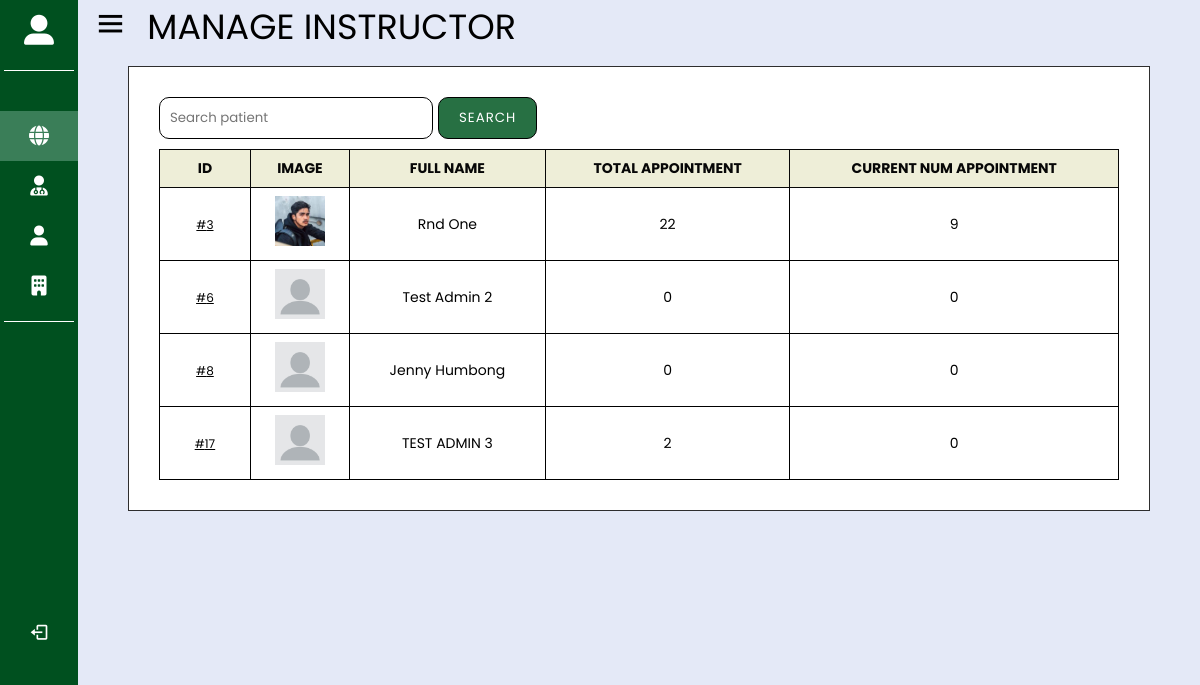
The app's page /admin/specialist/appointment.php (signed in), older data.
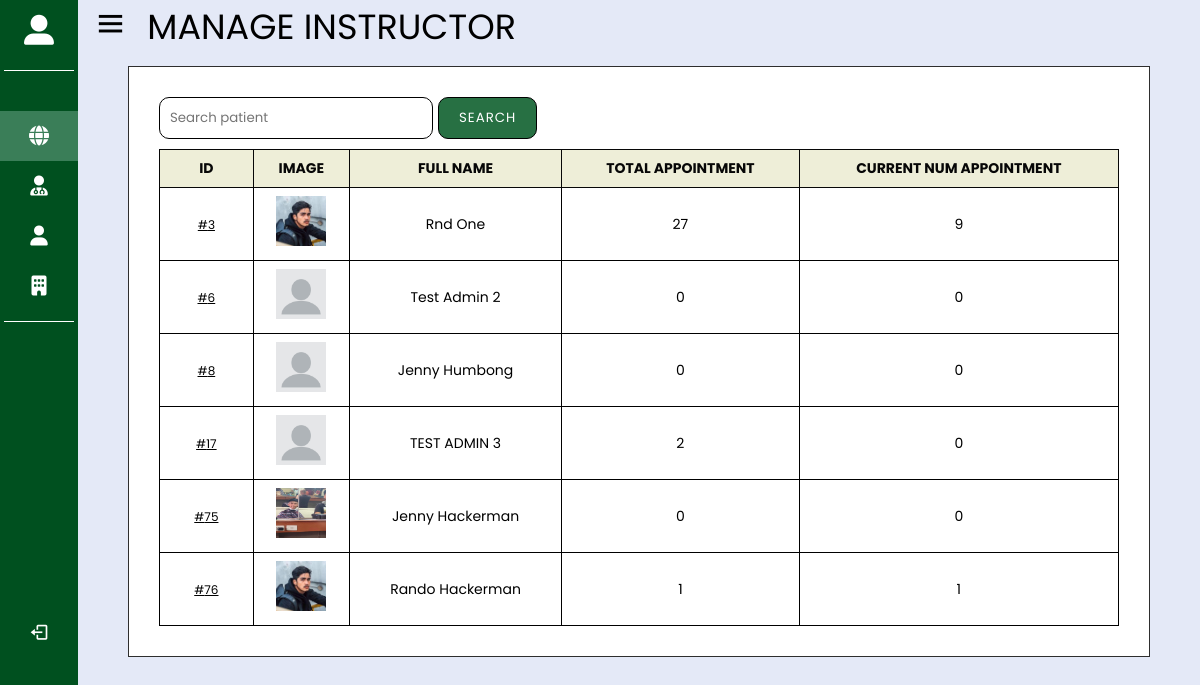
The same page, newer data.
### tables this page shows
CREATE TABLE `tbl_user_acc_info` (
  `acc_no` int(11) NOT NULL,
  `user_id` int(11) NOT NULL,
  `email` varchar(30) NOT NULL,
  `pass` varchar(30) NOT NULL,
  `status` varchar(15) NOT NULL
);

CREATE TABLE `tbl_user_profile` (
  `user_id` int(11) NOT NULL,
  `user_privilege` varchar(20) NOT NULL,
  `user_type` varchar(20) DEFAULT NULL,
  `first_name` varchar(50) NOT NULL,
  `middle_name` varchar(50) DEFAULT NULL,
  `last_name` varchar(50) NOT NULL,
  `contact` varchar(20) NOT NULL,
  `gender` int(11) NOT NULL,
  `birthdate` date NOT NULL,
  `profile_img` varchar(255) DEFAULT NULL
);

### classes/user.class.php (called while the page is built, shortened)
<?php
require_once 'database.php';
Class user{
    protected $db;
    function __construct() {
        $this->db = new Database();
    }
    function getAllRnd() {
        $sql = "SELECT * FROM tbl_user_profile
        INNER JOIN tbl_user_acc_info ON tbl_user_acc_info.user_id = tbl_user_profile.user_id
        WHERE user_privilege = 'rnd'";
        $query=$this->db->connect()->prepare($sql);
        if($query->execute()){
            $data = $query->fetchAll();
        }
        return $data;
    }
}
?>

### classes/database.php (called while the page is built)
<?php
class Database{
    private $host = 'localhost';
    private $database = 'clinic';
    private $username = 'root';
    private $password = '';
    protected $connection;
    function connect(){
        try {
			$this->connection = new PDO("mysql:host=$this->host;dbname=$this->database",
			$this->username, $this->password);
		} catch (PDOException $e) {
			echo "Connection error " . $e->getMessage();
		}
        return $this->connection;
    }
}
?>

### classes/appoint.class.php (called while the page is built, shortened)
<?php
require_once 'database.php';
Class appoint{
    public $rnd_id;
    protected $db;
    function __construct()
    {
        $this->db = new Database();
    }
    function getTotalNumAppointment() {
        $sql = "SELECT COUNT(*) as total_appointment FROM `tbl_transact`
        INNER JOIN tbl_transact_appoint_checkpoint_rnd_status as tbl_transact_ck_rnd ON tbl_transact_ck_rnd.transact_id = tbl_transact.transact_id
        WHERE tbl_transact_ck_rnd.rnd_id = :rnd_id;";
        $query=$this->db->connect()->prepare($sql);
        $query->bindParam(':rnd_id', $this-> rnd_id);
        if($query->execute()){
            $data = $query->fetch();
        }
        return $data;
    }
    function getTotalNumActiveAppointment() {
        $sql = "SELECT COUNT(*) as total_active_appointment FROM `tbl_transact`
        INNER JOIN tbl_transact_appoint_checkpoint_rnd_status as tbl_transact_ck_rnd ON tbl_transact_ck_rnd.transact_id = tbl_transact.transact_id
        WHERE tbl_transact_ck_rnd.rnd_id = :rnd_id AND tbl_transact.board_page < 5;";
        $query=$this->db->connect()->prepare($sql);
        $query->bindParam(':rnd_id', $this-> rnd_id);
        if($query->execute()){
            $data = $query->fetch();
        }
        return $data;
    }
}
?>

### admin/specialist/appointment.php (the view, shortened to what this page needs)
<?php
  $path = "../";
  require_once $path."../classes/user.class.php";
  require_once $path."../classes/appoint.class.php";
  $current_page = $_SERVER['PHP_SELF'];
  $user = new user;
  $appoint = new appoint;
  $allValidRnd = $user -> getAllRnd();
?>
<!DOCTYPE html>
<html lang="en" dir="ltr">
<head>
  <link rel="stylesheet" href="../specialist/specialist.css">
  <link rel="stylesheet" href="<?php echo $path."global.css" ?>">
  <link rel="stylesheet" href="https://cdnjs.cloudflare.com/ajax/libs/font-awesome/6.0.0/css/all.min.css"
 />
  <link href='https://unpkg.com/boxicons@2.0.7/css/boxicons.min.css' rel='stylesheet'>
</head>
<body>
  <?php require_once $path."includes/side-bar.php" ?>
  <section class="home-section">
    <i class='bx bx-menu'></i>
    <span class="text">MANAGE INSTRUCTOR</span>
    <div class="home-contents">
      <div class="table-containers">
        <div class="divider-no-border table-tool-parent">
          <form action="<?php echo $current_page ?>" method="get" class="search-parent">
            <input type="text" name="search_text" placeholder="Search patient"
              value="<?php echo isset($_GET['search_text']) ? $_GET['search_text'] : null ?>">
            <button type="submit" class="button button-primary">SEARCH</button>
          </form>
        </div>
        <table class="table">
          <thead>
            <tr>
              <th>ID</th>
              <th>IMAGE</th>
              <th>FULL NAME</th>
              <th>TOTAL APPOINTMENT</th>
              <th>CURRENT NUM APPOINTMENT</th>
            </tr>
          </thead>
          <tbody>
            <?php foreach($allValidRnd as $personel) {
                $img = $personel['profile_img'] == null ? "dummy_user.jpg" : $personel['profile_img'];
                $appoint -> rnd_id = $personel['user_id'];
                $totalAppointment = $appoint -> getTotalNumAppointment()[0];
                $totalActiveAppointment = $appoint -> getTotalNumActiveAppointment()[0];
              ?>
            <tr>
              <td class="table-id"><a target="_blank"
                  href="<?php echo $path."../profile/profile.php?profile-id=".$personel['user_id'] ?>">#<?php echo $personel['user_id'] ?></a>
              </td>
              <td class="table-patient-img"><img src="<?php echo $path."../uploads/".$img ?>" alt=""></td>
              <td><?php echo $personel['first_name']." ".$personel['last_name'] ?></td>
              <td><?php echo $totalAppointment ?></td>
              <td><?php echo $totalActiveAppointment ?></td>
            </tr>
            <?php } ?>
          </tbody>
        </table>
      </div>
    </div>
  </section>
</body>
</html>

### admin/includes/side-bar.php (shortened to what this page needs)
<div class="sidebar close">
  <div class="logo-details">
    <i class='fas fa-user-alt'></i>
  </div>
  <hr class="line">
  <ul class="nav-links">
    <li>
      <a href="<?php echo $path."dashboard.php" ?>" class="active">
        <i class='fas fa-globe'></i>
      </a>
    </li>
    <li>
      <div class="iocn-link">
        <a href="<?php echo $path."specialist/personal.php" ?>">
          <i class='fa-solid fa-user-doctor'></i>
        </a>
      </div>
    </li>
    <li>
      <div class="iocn-link">
        <a href="<?php echo $path."patient/patient.php" ?>">
          <i class='fas fa-user'></i>
        </a>
      </div>
    </li>
    <li>
      <div class="iocn-link">
        <a>
          <i class='fas fa-building'></i>
        </a>
      </div>
    </li>
    <hr class="line">
    <li class="logout-link">
      <a href="<?php echo $path."login/logout.php" ?>">
        <i class='bx bx-log-out'></i>
      </a>
    </li>
</div>

### admin/specialist/Specialist.css (style rules this page uses)
* { margin: 0; padding: 0; box-sizing: border-box; font-family: "Poppins", sans-serif; }
.line { margin: 10px auto; width: 90%; height: 1px; border: 0; border-top: 1px solid white; }
.sidebar { position: fixed; top: 0; left: 0; height: 100%; width: 260px; background: #00501f; z-index: 100; transition: all 0.5s ease; }
.sidebar.close { width: 78px; }
.sidebar .logo-details { height: 60px; width: 100%; display: flex; align-items: center; }
.sidebar .logo-details i { font-size: 30px; color: #fff; height: 50px; min-width: 78px; text-align: center; line-height: 50px; }
.sidebar .nav-links { height: 100%; padding: 30px 0 150px 0; overflow: auto; }
.sidebar.close .nav-links { overflow: visible; }
.sidebar .nav-links li { position: relative; list-style: none; transition: all 0.4s ease; }
.sidebar .nav-links li .iocn-link { display: flex; align-items: center; justify-content: space-between; }
.sidebar.close .nav-links li .iocn-link { display: block; }
.sidebar .nav-links li i { height: 50px; min-width: 78px; text-align: center; line-height: 50px; color: #fff; font-size: 20px; cursor: pointer; transition: all 0.3s ease; }
.sidebar .nav-links li a { display: flex; align-items: center; text-decoration: none; }
.logout-link { position: absolute; bottom: 0; margin-top: 285px; }
.home-section { position: relative; background: #e4e9f7; height: 100vh; left: 260px; width: calc(100% - 260px); transition: all 0.5s ease; }
.sidebar.close ~ .home-section { left: 78px; width: calc(100% - 78px); }
.home-section .bx-menu, .home-section .text { color: #000000; font-size: 35px; }
.home-section .bx-menu { margin: 0 15px; cursor: pointer; }
.home-section .home-contents { position: relative; }
.button { color: white; }
.active { background-color: #3a7e58; }
.table-containers { position: relative; background-color: white; }
.table-containers .table { border-collapse: collapse; border: 1px solid rgb(46, 46, 46); text-align: left; vertical-align: middle; width: 100%; overflow: visible; margin-top: 10px; }
.home-section .home-contents { position: relative; border: 1px solid rgb(46, 46, 46); background-color: rgb(238, 238, 238); margin: 13px 50px 0px; }
th, td { padding: 8px; font-size: 14px; }
thead { background-color: #dbdbdb(143, 143, 143); color: rgb(7, 7, 7); font-size: 0.9rem; text-transform: uppercase; letter-spacing: 2%; }
thead th { width: auto; height: fit-content; }
thead tr { background-color: #eeeed8; }
tbody tr:nth-child(odd) { background-color: white; }
tbody tr:nth-child(even) { background-color: white; }
table, tbody, td, tr, th { border: 1px solid; text-align: center; }
td a { padding: 5px 10px; font-size: 12px; border-radius: 5px; margin: 0 2px; text-decoration: none; text-transform: uppercase; color: white; }

### admin/global.css (style rules this page uses)
:root { --color-white-primary: white; --color-white-secondary: #f5f5f5; --color-white-faded-form-brdr: #b8b8b8; --color-white-faded-form-lbl: #767676; --color-green-primary: #277043; --color-green-secondary: #2e6a45; --color-green-tertiary: #0a331a; --color-bad-light: #f3d9d9; --color-bad-dark: #c93535; --color-good-light: #b1e5b8; --color-good-dark: #35c949; --color-wait-light: #e5dbb1; --color-wait-dark: #c9ac35; }
.table-containers { padding: 30px; }
.button { padding: 10px 20px; border-radius: 10px; border: 1px solid black; color: white; letter-spacing: 1px; cursor: pointer; }
.button-primary { background-color: var(--color-green-primary); }
.table-patient-img img { width: 50px; height: 50px; object-position: center; }
.table-id a { color: black; text-decoration: underline; }
.search-parent { display: flex; gap: 5px; }
.search-parent input { border-radius: 10px; border: 1px solid black; padding: 5px 5px 5px 10px; }
.table-tool-parent { display: flex; align-items: center; justify-content: space-between; }

Row changes from the older to the newer data that the page shows:
computed for tbl_user_acc_info "Rnd": totalAppointment "22" → "27"
added tbl_user_acc_info: user "75", user.profile_img (picture), user.first_name "Jenny", user.last_name "Hackerman", totalAppointment "0", totalActiveAppointment "0"
added tbl_user_acc_info: user "76", user.profile_img (picture), user.first_name "Rando", user.last_name "Hackerman", totalAppointment "1", totalActiveAppointment "1"
